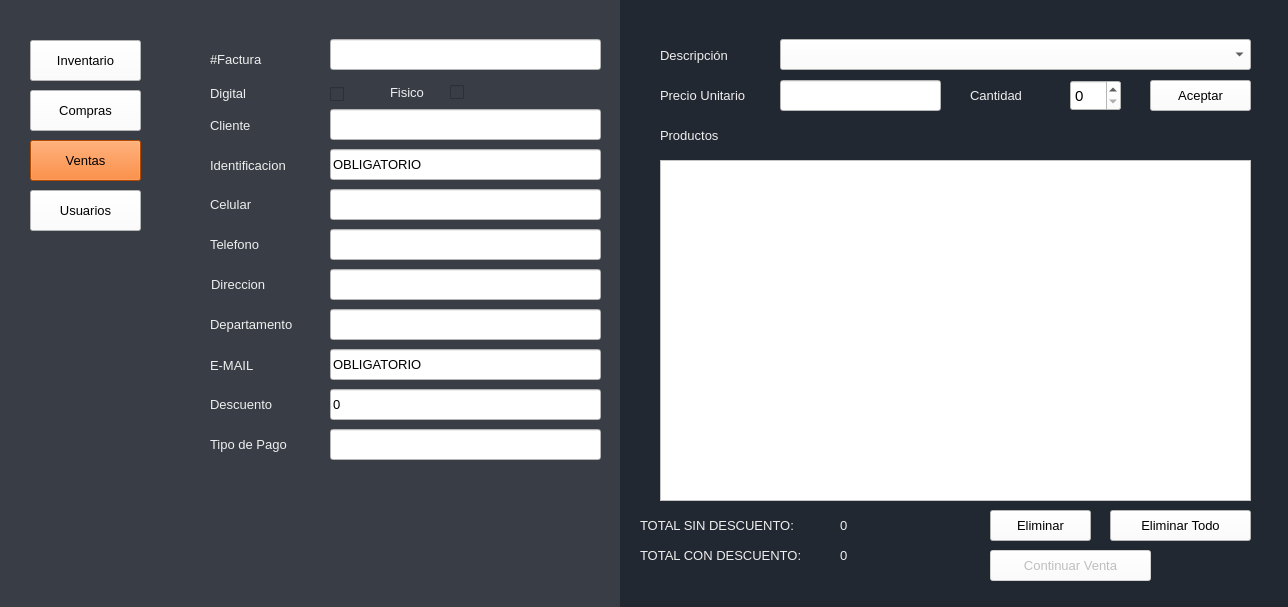
<?xml version="1.0" encoding="UTF-8"?>
<ui version="4.0">
 <class>Ventas</class>
 <widget class="QMainWindow" name="Ventas">
  <property name="windowModality">
   <enum>Qt::NonModal</enum>
  </property>
  <property name="geometry">
   <rect>
    <x>0</x>
    <y>0</y>
    <width>1288</width>
    <height>607</height>
   </rect>
  </property>
  <property name="sizePolicy">
   <sizepolicy hsizetype="Expanding" vsizetype="Expanding">
    <horstretch>0</horstretch>
    <verstretch>0</verstretch>
   </sizepolicy>
  </property>
  <property name="minimumSize">
   <size>
    <width>0</width>
    <height>0</height>
   </size>
  </property>
  <property name="maximumSize">
   <size>
    <width>1366</width>
    <height>768</height>
   </size>
  </property>
  <property name="windowTitle">
   <string>Ventas</string>
  </property>
  <property name="styleSheet">
   <string notr="true">background-color: rgb(255, 255, 255);</string>
  </property>
  <widget class="QWidget" name="centralwidget">
   <widget class="QLabel" name="label_5">
    <property name="geometry">
     <rect>
      <x>390</x>
      <y>77</y>
      <width>51</width>
      <height>31</height>
     </rect>
    </property>
    <property name="font">
     <font>
      <family>Arial</family>
      <pointsize>10</pointsize>
      <weight>50</weight>
      <bold>false</bold>
     </font>
    </property>
    <property name="styleSheet">
     <string notr="true">background-color: rgb(57, 62, 70);
color: rgb(238, 238, 238);</string>
    </property>
    <property name="text">
     <string>Fisico</string>
    </property>
   </widget>
   <widget class="QCheckBox" name="checkBoxDigital">
    <property name="geometry">
     <rect>
      <x>330</x>
      <y>86</y>
      <width>16</width>
      <height>17</height>
     </rect>
    </property>
    <property name="font">
     <font>
      <family>Eras Bold ITC</family>
      <pointsize>12</pointsize>
     </font>
    </property>
    <property name="styleSheet">
     <string notr="true">background-color: rgb(57, 62, 70);</string>
    </property>
    <property name="text">
     <string/>
    </property>
   </widget>
   <widget class="QLabel" name="label_7">
    <property name="geometry">
     <rect>
      <x>210</x>
      <y>78</y>
      <width>51</width>
      <height>31</height>
     </rect>
    </property>
    <property name="font">
     <font>
      <family>Arial</family>
      <pointsize>10</pointsize>
      <weight>50</weight>
      <bold>false</bold>
     </font>
    </property>
    <property name="styleSheet">
     <string notr="true">background-color: rgb(57, 62, 70);
color: rgb(238, 238, 238);</string>
    </property>
    <property name="text">
     <string>Digital</string>
    </property>
   </widget>
   <widget class="QCheckBox" name="checkBoxFisico">
    <property name="geometry">
     <rect>
      <x>450</x>
      <y>84</y>
      <width>16</width>
      <height>17</height>
     </rect>
    </property>
    <property name="font">
     <font>
      <family>Eras Bold ITC</family>
      <pointsize>12</pointsize>
     </font>
    </property>
    <property name="styleSheet">
     <string notr="true">background-color: rgb(57, 62, 70);</string>
    </property>
    <property name="text">
     <string/>
    </property>
   </widget>
   <widget class="QLabel" name="label_8">
    <property name="geometry">
     <rect>
      <x>210</x>
      <y>49</y>
      <width>81</width>
      <height>21</height>
     </rect>
    </property>
    <property name="font">
     <font>
      <family>Arial</family>
      <pointsize>10</pointsize>
      <weight>50</weight>
      <bold>false</bold>
     </font>
    </property>
    <property name="autoFillBackground">
     <bool>false</bool>
    </property>
    <property name="styleSheet">
     <string notr="true">background-color: rgb(57, 62, 70);
color: rgb(238, 238, 238);</string>
    </property>
    <property name="text">
     <string>#Factura</string>
    </property>
   </widget>
   <widget class="QLineEdit" name="lineEditFactura">
    <property name="geometry">
     <rect>
      <x>330</x>
      <y>39</y>
      <width>271</width>
      <height>31</height>
     </rect>
    </property>
    <property name="font">
     <font>
      <family>Arial</family>
      <pointsize>10</pointsize>
     </font>
    </property>
    <property name="styleSheet">
     <string notr="true">background-color: rgb(255, 255, 255);</string>
    </property>
    <property name="text">
     <string/>
    </property>
   </widget>
   <widget class="QLabel" name="label_9">
    <property name="geometry">
     <rect>
      <x>210</x>
      <y>110</y>
      <width>51</width>
      <height>31</height>
     </rect>
    </property>
    <property name="font">
     <font>
      <family>Arial</family>
      <pointsize>10</pointsize>
      <weight>50</weight>
      <bold>false</bold>
     </font>
    </property>
    <property name="styleSheet">
     <string notr="true">background-color: rgb(57, 62, 70);
color: rgb(238, 238, 238);</string>
    </property>
    <property name="text">
     <string>Cliente</string>
    </property>
   </widget>
   <widget class="QLineEdit" name="lineEditCliente">
    <property name="geometry">
     <rect>
      <x>330</x>
      <y>109</y>
      <width>271</width>
      <height>31</height>
     </rect>
    </property>
    <property name="font">
     <font>
      <family>Arial</family>
      <pointsize>10</pointsize>
     </font>
    </property>
    <property name="styleSheet">
     <string notr="true">background-color: rgb(255, 255, 255);</string>
    </property>
    <property name="text">
     <string/>
    </property>
   </widget>
   <widget class="QLabel" name="label_12">
    <property name="geometry">
     <rect>
      <x>210</x>
      <y>150</y>
      <width>101</width>
      <height>31</height>
     </rect>
    </property>
    <property name="font">
     <font>
      <family>Arial</family>
      <pointsize>10</pointsize>
      <weight>50</weight>
      <bold>false</bold>
     </font>
    </property>
    <property name="styleSheet">
     <string notr="true">background-color: rgb(57, 62, 70);
color: rgb(238, 238, 238);</string>
    </property>
    <property name="text">
     <string>Identificacion</string>
    </property>
   </widget>
   <widget class="QLineEdit" name="lineEditIdentificacion">
    <property name="geometry">
     <rect>
      <x>330</x>
      <y>149</y>
      <width>271</width>
      <height>31</height>
     </rect>
    </property>
    <property name="font">
     <font>
      <family>Arial</family>
      <pointsize>10</pointsize>
     </font>
    </property>
    <property name="styleSheet">
     <string notr="true">background-color: rgb(255, 255, 255);</string>
    </property>
    <property name="text">
     <string>OBLIGATORIO</string>
    </property>
   </widget>
   <widget class="QLabel" name="label_13">
    <property name="geometry">
     <rect>
      <x>210</x>
      <y>189</y>
      <width>71</width>
      <height>31</height>
     </rect>
    </property>
    <property name="font">
     <font>
      <family>Arial</family>
      <pointsize>10</pointsize>
      <weight>50</weight>
      <bold>false</bold>
     </font>
    </property>
    <property name="styleSheet">
     <string notr="true">background-color: rgb(57, 62, 70);
color: rgb(238, 238, 238);</string>
    </property>
    <property name="text">
     <string>Celular</string>
    </property>
   </widget>
   <widget class="QLineEdit" name="lineEditCelular">
    <property name="geometry">
     <rect>
      <x>330</x>
      <y>189</y>
      <width>271</width>
      <height>31</height>
     </rect>
    </property>
    <property name="font">
     <font>
      <family>Arial</family>
      <pointsize>10</pointsize>
     </font>
    </property>
    <property name="styleSheet">
     <string notr="true">background-color: rgb(255, 255, 255);</string>
    </property>
    <property name="text">
     <string/>
    </property>
   </widget>
   <widget class="QLabel" name="label_14">
    <property name="geometry">
     <rect>
      <x>210</x>
      <y>229</y>
      <width>61</width>
      <height>31</height>
     </rect>
    </property>
    <property name="font">
     <font>
      <family>Arial</family>
      <pointsize>10</pointsize>
      <weight>50</weight>
      <bold>false</bold>
     </font>
    </property>
    <property name="styleSheet">
     <string notr="true">background-color: rgb(57, 62, 70);
color: rgb(238, 238, 238);</string>
    </property>
    <property name="text">
     <string>Telefono</string>
    </property>
   </widget>
   <widget class="QLineEdit" name="lineEditTelefono">
    <property name="geometry">
     <rect>
      <x>330</x>
      <y>229</y>
      <width>271</width>
      <height>31</height>
     </rect>
    </property>
    <property name="font">
     <font>
      <family>Arial</family>
      <pointsize>10</pointsize>
     </font>
    </property>
    <property name="styleSheet">
     <string notr="true">background-color: rgb(255, 255, 255);</string>
    </property>
    <property name="text">
     <string/>
    </property>
   </widget>
   <widget class="QLabel" name="label_15">
    <property name="geometry">
     <rect>
      <x>211</x>
      <y>269</y>
      <width>71</width>
      <height>31</height>
     </rect>
    </property>
    <property name="font">
     <font>
      <family>Arial</family>
      <pointsize>10</pointsize>
      <weight>50</weight>
      <bold>false</bold>
     </font>
    </property>
    <property name="styleSheet">
     <string notr="true">background-color: rgb(57, 62, 70);
color: rgb(238, 238, 238);</string>
    </property>
    <property name="text">
     <string>Direccion</string>
    </property>
   </widget>
   <widget class="QLineEdit" name="lineEditDireccion">
    <property name="geometry">
     <rect>
      <x>330</x>
      <y>269</y>
      <width>271</width>
      <height>31</height>
     </rect>
    </property>
    <property name="font">
     <font>
      <family>Arial</family>
      <pointsize>10</pointsize>
     </font>
    </property>
    <property name="styleSheet">
     <string notr="true">background-color: rgb(255, 255, 255);</string>
    </property>
    <property name="text">
     <string/>
    </property>
   </widget>
   <widget class="QLabel" name="label_16">
    <property name="geometry">
     <rect>
      <x>210</x>
      <y>350</y>
      <width>61</width>
      <height>31</height>
     </rect>
    </property>
    <property name="font">
     <font>
      <family>Arial</family>
      <pointsize>10</pointsize>
      <weight>50</weight>
      <bold>false</bold>
     </font>
    </property>
    <property name="styleSheet">
     <string notr="true">background-color: rgb(57, 62, 70);
color: rgb(238, 238, 238);</string>
    </property>
    <property name="text">
     <string>E-MAIL</string>
    </property>
   </widget>
   <widget class="QLineEdit" name="lineEditEMAIL">
    <property name="geometry">
     <rect>
      <x>330</x>
      <y>349</y>
      <width>271</width>
      <height>31</height>
     </rect>
    </property>
    <property name="font">
     <font>
      <family>Arial</family>
      <pointsize>10</pointsize>
     </font>
    </property>
    <property name="styleSheet">
     <string notr="true">background-color: rgb(255, 255, 255);</string>
    </property>
    <property name="text">
     <string>OBLIGATORIO</string>
    </property>
   </widget>
   <widget class="QLineEdit" name="lineEditDescuento">
    <property name="enabled">
     <bool>true</bool>
    </property>
    <property name="geometry">
     <rect>
      <x>330</x>
      <y>389</y>
      <width>271</width>
      <height>31</height>
     </rect>
    </property>
    <property name="font">
     <font>
      <family>Arial</family>
      <pointsize>10</pointsize>
     </font>
    </property>
    <property name="styleSheet">
     <string notr="true">background-color: rgb(255, 255, 255);</string>
    </property>
    <property name="text">
     <string>0</string>
    </property>
   </widget>
   <widget class="QLabel" name="label_17">
    <property name="geometry">
     <rect>
      <x>210</x>
      <y>389</y>
      <width>91</width>
      <height>31</height>
     </rect>
    </property>
    <property name="font">
     <font>
      <family>Arial</family>
      <pointsize>10</pointsize>
      <weight>50</weight>
      <bold>false</bold>
     </font>
    </property>
    <property name="styleSheet">
     <string notr="true">background-color: rgb(57, 62, 70);
color: rgb(238, 238, 238);</string>
    </property>
    <property name="text">
     <string>Descuento</string>
    </property>
   </widget>
   <widget class="QLabel" name="label_4">
    <property name="geometry">
     <rect>
      <x>660</x>
      <y>40</y>
      <width>111</width>
      <height>31</height>
     </rect>
    </property>
    <property name="font">
     <font>
      <family>Arial</family>
      <pointsize>10</pointsize>
      <weight>50</weight>
      <bold>false</bold>
     </font>
    </property>
    <property name="styleSheet">
     <string notr="true">background-color: rgb(34, 40, 49);
color: rgb(238, 238, 238);</string>
    </property>
    <property name="text">
     <string>Descripción</string>
    </property>
   </widget>
   <widget class="QComboBox" name="comboBoxDescripcion">
    <property name="geometry">
     <rect>
      <x>780</x>
      <y>39</y>
      <width>471</width>
      <height>31</height>
     </rect>
    </property>
    <property name="font">
     <font>
      <family>Arial</family>
      <pointsize>9</pointsize>
      <weight>50</weight>
      <bold>false</bold>
     </font>
    </property>
    <property name="styleSheet">
     <string notr="true">background-color: rgb(255, 255, 255);</string>
    </property>
   </widget>
   <widget class="QSpinBox" name="spinBoxCantidad">
    <property name="geometry">
     <rect>
      <x>1070</x>
      <y>80</y>
      <width>51</width>
      <height>31</height>
     </rect>
    </property>
    <property name="font">
     <font>
      <family>Arial</family>
      <pointsize>11</pointsize>
     </font>
    </property>
    <property name="styleSheet">
     <string notr="true">background-color: rgb(255, 255, 255);</string>
    </property>
   </widget>
   <widget class="QPushButton" name="botonVentasAceptar">
    <property name="geometry">
     <rect>
      <x>1150</x>
      <y>80</y>
      <width>101</width>
      <height>31</height>
     </rect>
    </property>
    <property name="font">
     <font>
      <family>Arial</family>
      <pointsize>10</pointsize>
      <weight>50</weight>
      <bold>false</bold>
     </font>
    </property>
    <property name="styleSheet">
     <string notr="true">background-color: rgb(255, 255, 255);</string>
    </property>
    <property name="text">
     <string>Aceptar</string>
    </property>
   </widget>
   <widget class="QListWidget" name="listWidget">
    <property name="geometry">
     <rect>
      <x>660</x>
      <y>160</y>
      <width>591</width>
      <height>341</height>
     </rect>
    </property>
    <property name="font">
     <font>
      <family>Arial</family>
      <pointsize>10</pointsize>
     </font>
    </property>
    <property name="styleSheet">
     <string notr="true">background-color: rgb(255, 255, 255);</string>
    </property>
   </widget>
   <widget class="QPushButton" name="botonEliminar">
    <property name="geometry">
     <rect>
      <x>990</x>
      <y>510</y>
      <width>101</width>
      <height>31</height>
     </rect>
    </property>
    <property name="font">
     <font>
      <family>Arial</family>
      <pointsize>10</pointsize>
      <weight>50</weight>
      <bold>false</bold>
     </font>
    </property>
    <property name="styleSheet">
     <string notr="true">background-color: rgb(255, 255, 255);</string>
    </property>
    <property name="text">
     <string>Eliminar</string>
    </property>
   </widget>
   <widget class="QLabel" name="label_6">
    <property name="geometry">
     <rect>
      <x>660</x>
      <y>120</y>
      <width>91</width>
      <height>31</height>
     </rect>
    </property>
    <property name="font">
     <font>
      <family>Arial</family>
      <pointsize>10</pointsize>
      <weight>50</weight>
      <bold>false</bold>
     </font>
    </property>
    <property name="styleSheet">
     <string notr="true">background-color: rgb(34, 40, 49);
color: rgb(238, 238, 238);</string>
    </property>
    <property name="text">
     <string>Productos</string>
    </property>
   </widget>
   <widget class="QPushButton" name="botonEliminarTodo">
    <property name="geometry">
     <rect>
      <x>1110</x>
      <y>510</y>
      <width>141</width>
      <height>31</height>
     </rect>
    </property>
    <property name="font">
     <font>
      <family>Arial</family>
      <pointsize>10</pointsize>
      <weight>50</weight>
      <bold>false</bold>
     </font>
    </property>
    <property name="styleSheet">
     <string notr="true">background-color: rgb(255, 255, 255);</string>
    </property>
    <property name="text">
     <string>Eliminar Todo</string>
    </property>
   </widget>
   <widget class="QPushButton" name="botonContinuarVenta">
    <property name="enabled">
     <bool>false</bool>
    </property>
    <property name="geometry">
     <rect>
      <x>990</x>
      <y>550</y>
      <width>161</width>
      <height>31</height>
     </rect>
    </property>
    <property name="font">
     <font>
      <family>Arial</family>
      <pointsize>10</pointsize>
      <weight>50</weight>
      <bold>false</bold>
     </font>
    </property>
    <property name="styleSheet">
     <string notr="true">background-color: rgb(255, 255, 255);</string>
    </property>
    <property name="text">
     <string>Continuar Venta</string>
    </property>
   </widget>
   <widget class="QLabel" name="label_10">
    <property name="geometry">
     <rect>
      <x>660</x>
      <y>80</y>
      <width>141</width>
      <height>31</height>
     </rect>
    </property>
    <property name="font">
     <font>
      <family>Arial</family>
      <pointsize>10</pointsize>
      <weight>50</weight>
      <bold>false</bold>
     </font>
    </property>
    <property name="styleSheet">
     <string notr="true">background-color: rgb(34, 40, 49);
color: rgb(238, 238, 238);</string>
    </property>
    <property name="text">
     <string>Precio Unitario</string>
    </property>
   </widget>
   <widget class="QLineEdit" name="lineEditPrecio">
    <property name="geometry">
     <rect>
      <x>780</x>
      <y>80</y>
      <width>161</width>
      <height>31</height>
     </rect>
    </property>
    <property name="font">
     <font>
      <family>Arial</family>
      <pointsize>10</pointsize>
     </font>
    </property>
    <property name="styleSheet">
     <string notr="true">background-color: rgb(255, 255, 255);</string>
    </property>
    <property name="text">
     <string/>
    </property>
   </widget>
   <widget class="QLabel" name="label_11">
    <property name="geometry">
     <rect>
      <x>970</x>
      <y>80</y>
      <width>91</width>
      <height>31</height>
     </rect>
    </property>
    <property name="font">
     <font>
      <family>Arial</family>
      <pointsize>10</pointsize>
      <weight>50</weight>
      <bold>false</bold>
     </font>
    </property>
    <property name="styleSheet">
     <string notr="true">background-color: rgb(34, 40, 49);
color: rgb(238, 238, 238);</string>
    </property>
    <property name="text">
     <string>Cantidad</string>
    </property>
   </widget>
   <widget class="QLabel" name="label">
    <property name="geometry">
     <rect>
      <x>620</x>
      <y>0</y>
      <width>701</width>
      <height>611</height>
     </rect>
    </property>
    <property name="font">
     <font>
      <family>Eras Bold ITC</family>
      <pointsize>12</pointsize>
      <weight>50</weight>
      <bold>false</bold>
     </font>
    </property>
    <property name="styleSheet">
     <string notr="true">background-color: rgb(34, 40, 49);
color: rgb(238, 238, 238);</string>
    </property>
    <property name="text">
     <string/>
    </property>
   </widget>
   <widget class="QPushButton" name="botonCompras">
    <property name="geometry">
     <rect>
      <x>30</x>
      <y>90</y>
      <width>111</width>
      <height>41</height>
     </rect>
    </property>
    <property name="font">
     <font>
      <family>Arial</family>
      <pointsize>10</pointsize>
      <weight>50</weight>
      <bold>false</bold>
     </font>
    </property>
    <property name="styleSheet">
     <string notr="true">background-color: rgb(255, 255, 255);</string>
    </property>
    <property name="text">
     <string>Compras</string>
    </property>
   </widget>
   <widget class="QPushButton" name="botonInventario">
    <property name="geometry">
     <rect>
      <x>30</x>
      <y>40</y>
      <width>111</width>
      <height>41</height>
     </rect>
    </property>
    <property name="font">
     <font>
      <family>Arial</family>
      <pointsize>10</pointsize>
      <weight>50</weight>
      <bold>false</bold>
     </font>
    </property>
    <property name="styleSheet">
     <string notr="true">background-color: rgb(255, 255, 255);</string>
    </property>
    <property name="text">
     <string>Inventario</string>
    </property>
   </widget>
   <widget class="QPushButton" name="botonVentas">
    <property name="geometry">
     <rect>
      <x>30</x>
      <y>140</y>
      <width>111</width>
      <height>41</height>
     </rect>
    </property>
    <property name="font">
     <font>
      <family>Arial</family>
      <pointsize>10</pointsize>
      <weight>50</weight>
      <bold>false</bold>
     </font>
    </property>
    <property name="styleSheet">
     <string notr="true">background-color: rgb(255, 102, 0);</string>
    </property>
    <property name="text">
     <string>Ventas</string>
    </property>
   </widget>
   <widget class="QLabel" name="label_18">
    <property name="geometry">
     <rect>
      <x>210</x>
      <y>429</y>
      <width>101</width>
      <height>31</height>
     </rect>
    </property>
    <property name="font">
     <font>
      <family>Arial</family>
      <pointsize>10</pointsize>
      <weight>50</weight>
      <bold>false</bold>
     </font>
    </property>
    <property name="styleSheet">
     <string notr="true">background-color: rgb(57, 62, 70);
color: rgb(238, 238, 238);</string>
    </property>
    <property name="text">
     <string>Tipo de Pago</string>
    </property>
   </widget>
   <widget class="QLineEdit" name="lineEditTipoPago">
    <property name="enabled">
     <bool>true</bool>
    </property>
    <property name="geometry">
     <rect>
      <x>330</x>
      <y>429</y>
      <width>271</width>
      <height>31</height>
     </rect>
    </property>
    <property name="font">
     <font>
      <family>Arial</family>
      <pointsize>10</pointsize>
     </font>
    </property>
    <property name="styleSheet">
     <string notr="true">background-color: rgb(255, 255, 255);</string>
    </property>
    <property name="text">
     <string/>
    </property>
   </widget>
   <widget class="QLabel" name="label_19">
    <property name="geometry">
     <rect>
      <x>210</x>
      <y>309</y>
      <width>101</width>
      <height>31</height>
     </rect>
    </property>
    <property name="font">
     <font>
      <family>Arial</family>
      <pointsize>10</pointsize>
      <weight>50</weight>
      <bold>false</bold>
     </font>
    </property>
    <property name="styleSheet">
     <string notr="true">background-color: rgb(57, 62, 70);
color: rgb(238, 238, 238);</string>
    </property>
    <property name="text">
     <string>Departamento</string>
    </property>
   </widget>
   <widget class="QLineEdit" name="lineEditDepartamento">
    <property name="enabled">
     <bool>true</bool>
    </property>
    <property name="geometry">
     <rect>
      <x>330</x>
      <y>309</y>
      <width>271</width>
      <height>31</height>
     </rect>
    </property>
    <property name="font">
     <font>
      <family>Arial</family>
      <pointsize>10</pointsize>
     </font>
    </property>
    <property name="styleSheet">
     <string notr="true">background-color: rgb(255, 255, 255);</string>
    </property>
    <property name="text">
     <string/>
    </property>
   </widget>
   <widget class="QPushButton" name="Usuarios">
    <property name="geometry">
     <rect>
      <x>30</x>
      <y>190</y>
      <width>111</width>
      <height>41</height>
     </rect>
    </property>
    <property name="font">
     <font>
      <family>Arial</family>
      <pointsize>10</pointsize>
      <weight>50</weight>
      <bold>false</bold>
     </font>
    </property>
    <property name="styleSheet">
     <string notr="true">background-color: rgb(255, 255, 255);</string>
    </property>
    <property name="text">
     <string>Usuarios</string>
    </property>
   </widget>
   <widget class="QLabel" name="labelTotal">
    <property name="geometry">
     <rect>
      <x>840</x>
      <y>510</y>
      <width>131</width>
      <height>31</height>
     </rect>
    </property>
    <property name="font">
     <font>
      <family>Arial</family>
      <pointsize>10</pointsize>
      <weight>50</weight>
      <bold>false</bold>
     </font>
    </property>
    <property name="styleSheet">
     <string notr="true">background-color: rgb(34, 40, 49);
color: rgb(238, 238, 238);</string>
    </property>
    <property name="text">
     <string>0</string>
    </property>
   </widget>
   <widget class="QLabel" name="label_2">
    <property name="geometry">
     <rect>
      <x>640</x>
      <y>510</y>
      <width>191</width>
      <height>31</height>
     </rect>
    </property>
    <property name="font">
     <font>
      <family>Arial</family>
      <pointsize>10</pointsize>
      <weight>50</weight>
      <bold>false</bold>
     </font>
    </property>
    <property name="styleSheet">
     <string notr="true">background-color: rgb(34, 40, 49);
color: rgb(238, 238, 238);</string>
    </property>
    <property name="text">
     <string>TOTAL SIN DESCUENTO:</string>
    </property>
   </widget>
   <widget class="QLabel" name="label_3">
    <property name="geometry">
     <rect>
      <x>640</x>
      <y>540</y>
      <width>201</width>
      <height>31</height>
     </rect>
    </property>
    <property name="font">
     <font>
      <family>Arial</family>
      <pointsize>10</pointsize>
      <weight>50</weight>
      <bold>false</bold>
     </font>
    </property>
    <property name="styleSheet">
     <string notr="true">background-color: rgb(34, 40, 49);
color: rgb(238, 238, 238);</string>
    </property>
    <property name="text">
     <string>TOTAL CON DESCUENTO:</string>
    </property>
   </widget>
   <widget class="QLabel" name="labelDescuento">
    <property name="geometry">
     <rect>
      <x>840</x>
      <y>540</y>
      <width>131</width>
      <height>31</height>
     </rect>
    </property>
    <property name="font">
     <font>
      <family>Arial</family>
      <pointsize>10</pointsize>
      <weight>50</weight>
      <bold>false</bold>
     </font>
    </property>
    <property name="styleSheet">
     <string notr="true">background-color: rgb(34, 40, 49);
color: rgb(238, 238, 238);</string>
    </property>
    <property name="text">
     <string>0</string>
    </property>
   </widget>
   <widget class="QLabel" name="label_21">
    <property name="geometry">
     <rect>
      <x>0</x>
      <y>-10</y>
      <width>621</width>
      <height>621</height>
     </rect>
    </property>
    <property name="styleSheet">
     <string notr="true">background-color: rgb(57, 62, 70);</string>
    </property>
    <property name="text">
     <string/>
    </property>
   </widget>
   <zorder>label_21</zorder>
   <zorder>label</zorder>
   <zorder>label_5</zorder>
   <zorder>checkBoxDigital</zorder>
   <zorder>label_7</zorder>
   <zorder>checkBoxFisico</zorder>
   <zorder>label_8</zorder>
   <zorder>lineEditFactura</zorder>
   <zorder>label_9</zorder>
   <zorder>lineEditCliente</zorder>
   <zorder>label_12</zorder>
   <zorder>lineEditIdentificacion</zorder>
   <zorder>label_13</zorder>
   <zorder>lineEditCelular</zorder>
   <zorder>label_14</zorder>
   <zorder>lineEditTelefono</zorder>
   <zorder>label_15</zorder>
   <zorder>lineEditDireccion</zorder>
   <zorder>label_16</zorder>
   <zorder>lineEditEMAIL</zorder>
   <zorder>lineEditDescuento</zorder>
   <zorder>label_17</zorder>
   <zorder>label_4</zorder>
   <zorder>comboBoxDescripcion</zorder>
   <zorder>spinBoxCantidad</zorder>
   <zorder>botonVentasAceptar</zorder>
   <zorder>botonEliminar</zorder>
   <zorder>label_6</zorder>
   <zorder>botonEliminarTodo</zorder>
   <zorder>botonContinuarVenta</zorder>
   <zorder>label_10</zorder>
   <zorder>lineEditPrecio</zorder>
   <zorder>label_11</zorder>
   <zorder>listWidget</zorder>
   <zorder>botonCompras</zorder>
   <zorder>botonInventario</zorder>
   <zorder>botonVentas</zorder>
   <zorder>label_18</zorder>
   <zorder>lineEditTipoPago</zorder>
   <zorder>label_19</zorder>
   <zorder>lineEditDepartamento</zorder>
   <zorder>Usuarios</zorder>
   <zorder>labelTotal</zorder>
   <zorder>label_2</zorder>
   <zorder>label_3</zorder>
   <zorder>labelDescuento</zorder>
  </widget>
 </widget>
 <tabstops>
  <tabstop>botonInventario</tabstop>
  <tabstop>botonCompras</tabstop>
  <tabstop>botonVentas</tabstop>
  <tabstop>Usuarios</tabstop>
  <tabstop>lineEditFactura</tabstop>
  <tabstop>checkBoxDigital</tabstop>
  <tabstop>checkBoxFisico</tabstop>
  <tabstop>lineEditCliente</tabstop>
  <tabstop>lineEditIdentificacion</tabstop>
  <tabstop>lineEditCelular</tabstop>
  <tabstop>lineEditTelefono</tabstop>
  <tabstop>lineEditDireccion</tabstop>
  <tabstop>lineEditDepartamento</tabstop>
  <tabstop>lineEditEMAIL</tabstop>
  <tabstop>lineEditDescuento</tabstop>
  <tabstop>lineEditTipoPago</tabstop>
  <tabstop>comboBoxDescripcion</tabstop>
  <tabstop>lineEditPrecio</tabstop>
  <tabstop>spinBoxCantidad</tabstop>
  <tabstop>botonVentasAceptar</tabstop>
  <tabstop>listWidget</tabstop>
  <tabstop>botonEliminar</tabstop>
  <tabstop>botonEliminarTodo</tabstop>
  <tabstop>botonContinuarVenta</tabstop>
 </tabstops>
 <resources/>
 <connections/>
</ui>
